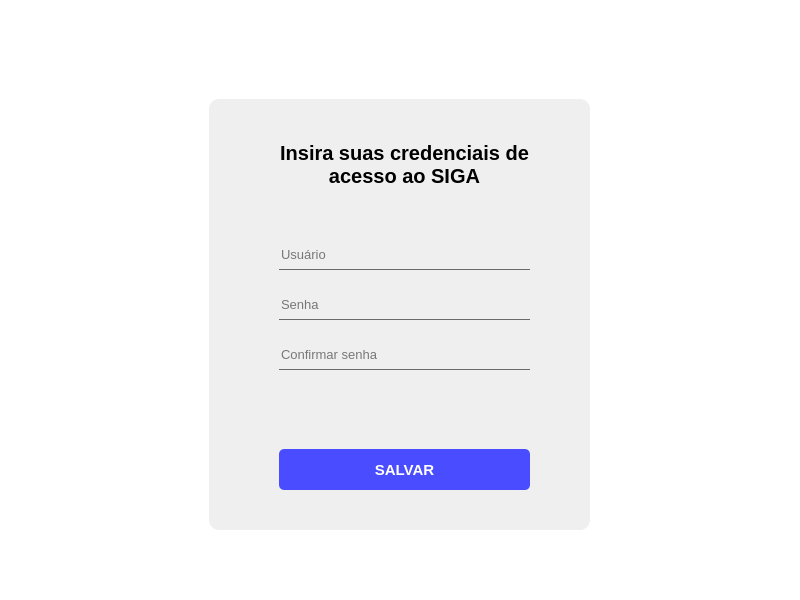
<?xml version="1.0" encoding="UTF-8"?>
<ui version="4.0">
 <class>Dialog</class>
 <widget class="QDialog" name="Dialog">
  <property name="geometry">
   <rect>
    <x>0</x>
    <y>0</y>
    <width>800</width>
    <height>600</height>
   </rect>
  </property>
  <property name="windowTitle">
   <string>Dialog</string>
  </property>
  <widget class="QWidget" name="widget" native="true">
   <property name="geometry">
    <rect>
     <x>-1</x>
     <y>-1</y>
     <width>811</width>
     <height>601</height>
    </rect>
   </property>
   <property name="styleSheet">
    <string notr="true">
background-color: rgb(255, 255, 255);
</string>
   </property>
   <widget class="QFrame" name="formContainer">
    <property name="geometry">
     <rect>
      <x>210</x>
      <y>100</y>
      <width>381</width>
      <height>431</height>
     </rect>
    </property>
    <property name="styleSheet">
     <string notr="true">background-color: rgb(239, 239, 239);
border-radius: 10px;</string>
    </property>
    <property name="frameShape">
     <enum>QFrame::StyledPanel</enum>
    </property>
    <property name="frameShadow">
     <enum>QFrame::Raised</enum>
    </property>
    <widget class="QPushButton" name="saveCredentialBtn">
     <property name="geometry">
      <rect>
       <x>70</x>
       <y>350</y>
       <width>251</width>
       <height>41</height>
      </rect>
     </property>
     <property name="font">
      <font>
       <family>Segoe UI</family>
       <pointsize>11</pointsize>
       <weight>75</weight>
       <bold>true</bold>
      </font>
     </property>
     <property name="cursor">
      <cursorShape>PointingHandCursor</cursorShape>
     </property>
     <property name="styleSheet">
      <string notr="true">background-color: rgb(73, 76, 255);
color: #fff;
border-radius: 5px;</string>
     </property>
     <property name="text">
      <string>SALVAR</string>
     </property>
    </widget>
    <widget class="QLabel" name="formTitle">
     <property name="geometry">
      <rect>
       <x>70</x>
       <y>30</y>
       <width>251</width>
       <height>71</height>
      </rect>
     </property>
     <property name="font">
      <font>
       <family>Segoe UI</family>
       <pointsize>15</pointsize>
       <weight>75</weight>
       <bold>true</bold>
      </font>
     </property>
     <property name="text">
      <string>Insira suas credenciais de acesso ao SIGA</string>
     </property>
     <property name="alignment">
      <set>Qt::AlignCenter</set>
     </property>
     <property name="wordWrap">
      <bool>true</bool>
     </property>
    </widget>
    <widget class="QLineEdit" name="userInput">
     <property name="geometry">
      <rect>
       <x>70</x>
       <y>140</y>
       <width>251</width>
       <height>31</height>
      </rect>
     </property>
     <property name="font">
      <font>
       <family>Segoe UI</family>
       <pointsize>10</pointsize>
      </font>
     </property>
     <property name="styleSheet">
      <string notr="true">border-radius: 0px;
border-bottom: 1px solid rgb(106, 106, 106);</string>
     </property>
     <property name="maxLength">
      <number>50</number>
     </property>
     <property name="echoMode">
      <enum>QLineEdit::Normal</enum>
     </property>
     <property name="placeholderText">
      <string>Usuário</string>
     </property>
    </widget>
    <widget class="QLineEdit" name="passwordInput">
     <property name="geometry">
      <rect>
       <x>70</x>
       <y>190</y>
       <width>231</width>
       <height>31</height>
      </rect>
     </property>
     <property name="font">
      <font>
       <family>Segoe UI</family>
       <pointsize>10</pointsize>
      </font>
     </property>
     <property name="styleSheet">
      <string notr="true">border-radius: 0px;
border-bottom: 1px solid rgb(106, 106, 106);</string>
     </property>
     <property name="maxLength">
      <number>30</number>
     </property>
     <property name="echoMode">
      <enum>QLineEdit::Password</enum>
     </property>
     <property name="placeholderText">
      <string>Senha</string>
     </property>
    </widget>
    <widget class="QLabel" name="credentialErrorMessage">
     <property name="geometry">
      <rect>
       <x>70</x>
       <y>290</y>
       <width>251</width>
       <height>31</height>
      </rect>
     </property>
     <property name="text">
      <string/>
     </property>
    </widget>
    <widget class="QLineEdit" name="confirmPasswordInput">
     <property name="geometry">
      <rect>
       <x>70</x>
       <y>240</y>
       <width>231</width>
       <height>31</height>
      </rect>
     </property>
     <property name="font">
      <font>
       <family>Segoe UI</family>
       <pointsize>10</pointsize>
      </font>
     </property>
     <property name="styleSheet">
      <string notr="true">border-radius: 0px;
border-bottom: 1px solid rgb(106, 106, 106);</string>
     </property>
     <property name="maxLength">
      <number>30</number>
     </property>
     <property name="echoMode">
      <enum>QLineEdit::Password</enum>
     </property>
     <property name="placeholderText">
      <string>Confirmar senha</string>
     </property>
    </widget>
    <widget class="QPushButton" name="passEye1">
     <property name="geometry">
      <rect>
       <x>300</x>
       <y>196</y>
       <width>21</width>
       <height>25</height>
      </rect>
     </property>
     <property name="cursor">
      <cursorShape>PointingHandCursor</cursorShape>
     </property>
     <property name="styleSheet">
      <string notr="true">border-bottom: 1px solid rgb(106, 106, 106);
border-radius: 0px;</string>
     </property>
     <property name="text">
      <string/>
     </property>
     <property name="icon">
      <iconset>
       <normaloff>assets/hidden.png</normaloff>assets/hidden.png</iconset>
     </property>
    </widget>
    <widget class="QPushButton" name="passEye2">
     <property name="geometry">
      <rect>
       <x>300</x>
       <y>246</y>
       <width>21</width>
       <height>25</height>
      </rect>
     </property>
     <property name="cursor">
      <cursorShape>PointingHandCursor</cursorShape>
     </property>
     <property name="styleSheet">
      <string notr="true">border-bottom: 1px solid rgb(106, 106, 106);
border-radius: 0px;</string>
     </property>
     <property name="text">
      <string/>
     </property>
     <property name="icon">
      <iconset>
       <normaloff>assets/hidden.png</normaloff>assets/hidden.png</iconset>
     </property>
    </widget>
   </widget>
   <widget class="QLabel" name="formFeedBack">
    <property name="geometry">
     <rect>
      <x>210</x>
      <y>30</y>
      <width>381</width>
      <height>41</height>
     </rect>
    </property>
    <property name="text">
     <string/>
    </property>
   </widget>
  </widget>
 </widget>
 <resources/>
 <connections/>
</ui>
